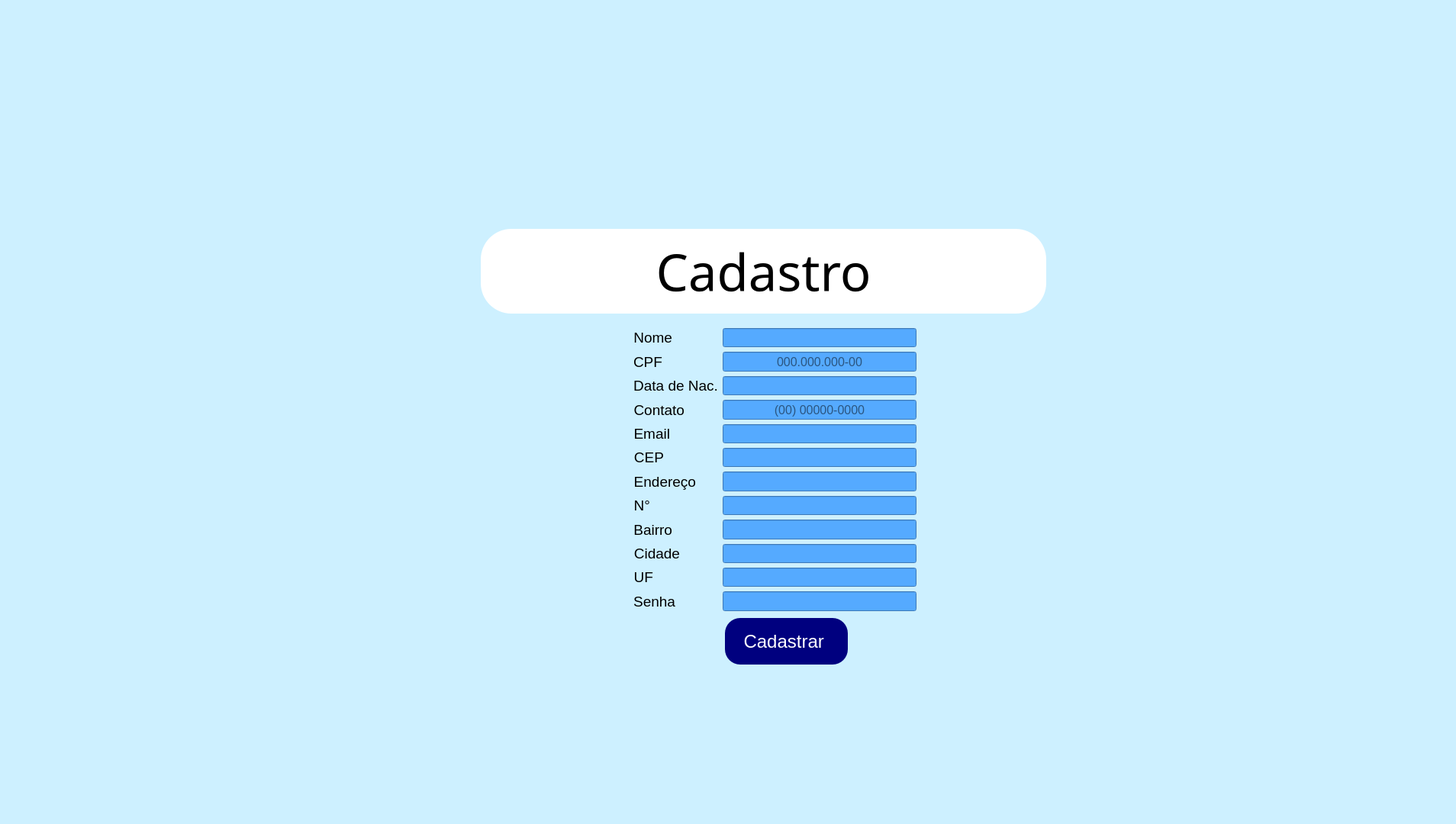
<?xml version="1.0" encoding="UTF-8"?>
<ui version="4.0">
 <class>Janela_cadastrato</class>
 <widget class="QMainWindow" name="Janela_cadastrato">
  <property name="geometry">
   <rect>
    <x>0</x>
    <y>0</y>
    <width>1908</width>
    <height>1080</height>
   </rect>
  </property>
  <property name="windowTitle">
   <string>Kitton Informático</string>
  </property>
  <property name="windowIcon">
   <iconset>
    <normaloff>../../../Downloads/Logomarca Ícone.ico</normaloff>../../../Downloads/Logomarca Ícone.ico</iconset>
  </property>
  <property name="styleSheet">
   <string notr="true">background-color: rgb(205,240,255);</string>
  </property>
  <property name="documentMode">
   <bool>false</bool>
  </property>
  <property name="dockNestingEnabled">
   <bool>true</bool>
  </property>
  <property name="unifiedTitleAndToolBarOnMac">
   <bool>false</bool>
  </property>
  <widget class="QWidget" name="centralwidget">
   <widget class="QPushButton" name="botaocad">
    <property name="geometry">
     <rect>
      <x>950</x>
      <y>810</y>
      <width>161</width>
      <height>61</height>
     </rect>
    </property>
    <property name="font">
     <font>
      <family>Arial</family>
      <pointsize>18</pointsize>
     </font>
    </property>
    <property name="cursor">
     <cursorShape>PointingHandCursor</cursorShape>
    </property>
    <property name="styleSheet">
     <string notr="true">QPushButton{
background-color: rgb(0, 0, 127);
	color: rgb(255, 255, 255);
border-radius: 20px;
}
QPushButton:hover
{
   background-color:white;
	color: rgb(0, 0, 0);
}</string>
    </property>
    <property name="text">
     <string>Cadastrar </string>
    </property>
   </widget>
   <widget class="QLabel" name="Numero">
    <property name="geometry">
     <rect>
      <x>630</x>
      <y>300</y>
      <width>741</width>
      <height>111</height>
     </rect>
    </property>
    <property name="font">
     <font>
      <family>Segoe Print</family>
      <pointsize>50</pointsize>
     </font>
    </property>
    <property name="styleSheet">
     <string notr="true">background-color: rgb(255, 255, 255);
border-radius: 40px;</string>
    </property>
    <property name="text">
     <string>Cadastro</string>
    </property>
    <property name="alignment">
     <set>Qt::AlignCenter</set>
    </property>
   </widget>
   <widget class="QLabel" name="label_3">
    <property name="geometry">
     <rect>
      <x>660</x>
      <y>310</y>
      <width>101</width>
      <height>91</height>
     </rect>
    </property>
    <property name="styleSheet">
     <string notr="true">background-color: rgb(255, 255, 255);
border-radius: 40px</string>
    </property>
    <property name="text">
     <string/>
    </property>
    <property name="pixmap">
     <pixmap>../../../Downloads/Logomarca (1).png</pixmap>
    </property>
    <property name="scaledContents">
     <bool>true</bool>
    </property>
   </widget>
   <widget class="QLabel" name="label_4">
    <property name="geometry">
     <rect>
      <x>1240</x>
      <y>310</y>
      <width>101</width>
      <height>91</height>
     </rect>
    </property>
    <property name="styleSheet">
     <string notr="true">background-color: rgb(255, 255, 255);
border-radius: 40px</string>
    </property>
    <property name="text">
     <string/>
    </property>
    <property name="pixmap">
     <pixmap>../../../Downloads/Logomarca (1).png</pixmap>
    </property>
    <property name="scaledContents">
     <bool>true</bool>
    </property>
   </widget>
   <widget class="QWidget" name="layoutWidget">
    <property name="geometry">
     <rect>
      <x>830</x>
      <y>430</y>
      <width>371</width>
      <height>371</height>
     </rect>
    </property>
    <layout class="QFormLayout" name="formLayout">
     <item row="0" column="0">
      <widget class="QLabel" name="Nome">
       <property name="font">
        <font>
         <family>Arial</family>
         <pointsize>14</pointsize>
         <weight>50</weight>
         <bold>false</bold>
        </font>
       </property>
       <property name="text">
        <string>Nome</string>
       </property>
       <property name="alignment">
        <set>Qt::AlignRight|Qt::AlignTrailing|Qt::AlignVCenter</set>
       </property>
      </widget>
     </item>
     <item row="0" column="1">
      <widget class="QLineEdit" name="nome_campo">
       <property name="font">
        <font>
         <family>Arial</family>
         <pointsize>12</pointsize>
        </font>
       </property>
       <property name="styleSheet">
        <string notr="true">background-color: rgb(85, 170, 255);</string>
       </property>
       <property name="alignment">
        <set>Qt::AlignCenter</set>
       </property>
      </widget>
     </item>
     <item row="1" column="0">
      <widget class="QLabel" name="CPF_2">
       <property name="font">
        <font>
         <family>Arial</family>
         <pointsize>14</pointsize>
         <weight>50</weight>
         <bold>false</bold>
        </font>
       </property>
       <property name="text">
        <string>CPF</string>
       </property>
       <property name="alignment">
        <set>Qt::AlignRight|Qt::AlignTrailing|Qt::AlignVCenter</set>
       </property>
      </widget>
     </item>
     <item row="1" column="1">
      <widget class="QLineEdit" name="cpf_campo">
       <property name="font">
        <font>
         <family>Arial</family>
         <pointsize>12</pointsize>
        </font>
       </property>
       <property name="styleSheet">
        <string notr="true">background-color: rgb(85, 170, 255);</string>
       </property>
       <property name="inputMask">
        <string/>
       </property>
       <property name="alignment">
        <set>Qt::AlignCenter</set>
       </property>
       <property name="placeholderText">
        <string>000.000.000-00</string>
       </property>
      </widget>
     </item>
     <item row="2" column="0">
      <widget class="QLabel" name="Data_nas">
       <property name="font">
        <font>
         <family>Arial</family>
         <pointsize>14</pointsize>
         <weight>50</weight>
         <bold>false</bold>
        </font>
       </property>
       <property name="text">
        <string>Data de Nac.</string>
       </property>
       <property name="alignment">
        <set>Qt::AlignRight|Qt::AlignTrailing|Qt::AlignVCenter</set>
       </property>
      </widget>
     </item>
     <item row="2" column="1">
      <widget class="QLineEdit" name="datanas_campo">
       <property name="font">
        <font>
         <family>Arial</family>
         <pointsize>12</pointsize>
        </font>
       </property>
       <property name="styleSheet">
        <string notr="true">background-color: rgb(85, 170, 255);</string>
       </property>
       <property name="alignment">
        <set>Qt::AlignCenter</set>
       </property>
      </widget>
     </item>
     <item row="3" column="0">
      <widget class="QLabel" name="Contato">
       <property name="font">
        <font>
         <family>Arial</family>
         <pointsize>14</pointsize>
         <weight>50</weight>
         <bold>false</bold>
        </font>
       </property>
       <property name="text">
        <string>Contato</string>
       </property>
       <property name="alignment">
        <set>Qt::AlignRight|Qt::AlignTrailing|Qt::AlignVCenter</set>
       </property>
      </widget>
     </item>
     <item row="3" column="1">
      <widget class="QLineEdit" name="contato_campo">
       <property name="font">
        <font>
         <family>Arial</family>
         <pointsize>12</pointsize>
        </font>
       </property>
       <property name="styleSheet">
        <string notr="true">background-color: rgb(85, 170, 255);</string>
       </property>
       <property name="alignment">
        <set>Qt::AlignCenter</set>
       </property>
       <property name="placeholderText">
        <string>(00) 00000-0000</string>
       </property>
      </widget>
     </item>
     <item row="5" column="0">
      <widget class="QLabel" name="CEP">
       <property name="font">
        <font>
         <family>Arial</family>
         <pointsize>14</pointsize>
         <weight>50</weight>
         <bold>false</bold>
        </font>
       </property>
       <property name="text">
        <string>CEP</string>
       </property>
       <property name="alignment">
        <set>Qt::AlignRight|Qt::AlignTrailing|Qt::AlignVCenter</set>
       </property>
      </widget>
     </item>
     <item row="5" column="1">
      <widget class="QLineEdit" name="cep_campo">
       <property name="font">
        <font>
         <family>Arial</family>
         <pointsize>12</pointsize>
        </font>
       </property>
       <property name="styleSheet">
        <string notr="true">background-color: rgb(85, 170, 255);</string>
       </property>
       <property name="alignment">
        <set>Qt::AlignCenter</set>
       </property>
      </widget>
     </item>
     <item row="6" column="0">
      <widget class="QLabel" name="Endereco">
       <property name="font">
        <font>
         <family>Arial</family>
         <pointsize>14</pointsize>
         <weight>50</weight>
         <bold>false</bold>
        </font>
       </property>
       <property name="text">
        <string>Endereço</string>
       </property>
       <property name="alignment">
        <set>Qt::AlignRight|Qt::AlignTrailing|Qt::AlignVCenter</set>
       </property>
      </widget>
     </item>
     <item row="6" column="1">
      <widget class="QLineEdit" name="rua_campo">
       <property name="font">
        <font>
         <family>Arial</family>
         <pointsize>12</pointsize>
        </font>
       </property>
       <property name="styleSheet">
        <string notr="true">background-color: rgb(85, 170, 255);</string>
       </property>
       <property name="alignment">
        <set>Qt::AlignCenter</set>
       </property>
      </widget>
     </item>
     <item row="7" column="0">
      <widget class="QLabel" name="cpf">
       <property name="font">
        <font>
         <family>Arial</family>
         <pointsize>14</pointsize>
         <weight>50</weight>
         <bold>false</bold>
        </font>
       </property>
       <property name="text">
        <string>N°</string>
       </property>
       <property name="alignment">
        <set>Qt::AlignRight|Qt::AlignTrailing|Qt::AlignVCenter</set>
       </property>
      </widget>
     </item>
     <item row="7" column="1">
      <widget class="QLineEdit" name="numero_campo">
       <property name="font">
        <font>
         <family>Arial</family>
         <pointsize>12</pointsize>
        </font>
       </property>
       <property name="styleSheet">
        <string notr="true">background-color: rgb(85, 170, 255);</string>
       </property>
       <property name="alignment">
        <set>Qt::AlignCenter</set>
       </property>
      </widget>
     </item>
     <item row="8" column="0">
      <widget class="QLabel" name="bairro">
       <property name="font">
        <font>
         <family>Arial</family>
         <pointsize>14</pointsize>
         <weight>50</weight>
         <bold>false</bold>
        </font>
       </property>
       <property name="text">
        <string>Bairro</string>
       </property>
       <property name="alignment">
        <set>Qt::AlignRight|Qt::AlignTrailing|Qt::AlignVCenter</set>
       </property>
      </widget>
     </item>
     <item row="8" column="1">
      <widget class="QLineEdit" name="bairro_campo">
       <property name="font">
        <font>
         <family>Arial</family>
         <pointsize>12</pointsize>
        </font>
       </property>
       <property name="styleSheet">
        <string notr="true">background-color: rgb(85, 170, 255);</string>
       </property>
       <property name="alignment">
        <set>Qt::AlignCenter</set>
       </property>
      </widget>
     </item>
     <item row="9" column="0">
      <widget class="QLabel" name="Cidade">
       <property name="font">
        <font>
         <family>Arial</family>
         <pointsize>14</pointsize>
         <weight>50</weight>
         <bold>false</bold>
        </font>
       </property>
       <property name="text">
        <string>Cidade</string>
       </property>
       <property name="alignment">
        <set>Qt::AlignRight|Qt::AlignTrailing|Qt::AlignVCenter</set>
       </property>
      </widget>
     </item>
     <item row="9" column="1">
      <widget class="QLineEdit" name="cidade_campo">
       <property name="font">
        <font>
         <family>Arial</family>
         <pointsize>12</pointsize>
        </font>
       </property>
       <property name="styleSheet">
        <string notr="true">background-color: rgb(85, 170, 255);</string>
       </property>
       <property name="alignment">
        <set>Qt::AlignCenter</set>
       </property>
      </widget>
     </item>
     <item row="10" column="0">
      <widget class="QLabel" name="UF">
       <property name="font">
        <font>
         <family>Arial</family>
         <pointsize>14</pointsize>
         <weight>50</weight>
         <bold>false</bold>
        </font>
       </property>
       <property name="text">
        <string>UF</string>
       </property>
       <property name="alignment">
        <set>Qt::AlignRight|Qt::AlignTrailing|Qt::AlignVCenter</set>
       </property>
      </widget>
     </item>
     <item row="10" column="1">
      <widget class="QLineEdit" name="uf_campo">
       <property name="font">
        <font>
         <family>Arial</family>
         <pointsize>12</pointsize>
        </font>
       </property>
       <property name="styleSheet">
        <string notr="true">background-color: rgb(85, 170, 255);</string>
       </property>
       <property name="alignment">
        <set>Qt::AlignCenter</set>
       </property>
      </widget>
     </item>
     <item row="4" column="0">
      <widget class="QLabel" name="UF_2">
       <property name="font">
        <font>
         <family>Arial</family>
         <pointsize>14</pointsize>
         <weight>50</weight>
         <bold>false</bold>
        </font>
       </property>
       <property name="text">
        <string>Email</string>
       </property>
       <property name="alignment">
        <set>Qt::AlignRight|Qt::AlignTrailing|Qt::AlignVCenter</set>
       </property>
      </widget>
     </item>
     <item row="4" column="1">
      <widget class="QLineEdit" name="email_campo">
       <property name="font">
        <font>
         <family>Arial</family>
         <pointsize>12</pointsize>
        </font>
       </property>
       <property name="styleSheet">
        <string notr="true">background-color: rgb(85, 170, 255);</string>
       </property>
       <property name="alignment">
        <set>Qt::AlignCenter</set>
       </property>
      </widget>
     </item>
     <item row="11" column="0">
      <widget class="QLabel" name="UF_3">
       <property name="font">
        <font>
         <family>Arial</family>
         <pointsize>14</pointsize>
         <weight>50</weight>
         <bold>false</bold>
        </font>
       </property>
       <property name="text">
        <string>Senha</string>
       </property>
       <property name="alignment">
        <set>Qt::AlignRight|Qt::AlignTrailing|Qt::AlignVCenter</set>
       </property>
      </widget>
     </item>
     <item row="11" column="1">
      <widget class="QLineEdit" name="senha_campo">
       <property name="font">
        <font>
         <family>Arial</family>
         <pointsize>12</pointsize>
        </font>
       </property>
       <property name="styleSheet">
        <string notr="true">background-color: rgb(85, 170, 255);</string>
       </property>
       <property name="alignment">
        <set>Qt::AlignCenter</set>
       </property>
      </widget>
     </item>
    </layout>
   </widget>
  </widget>
 </widget>
 <resources/>
 <connections/>
</ui>
